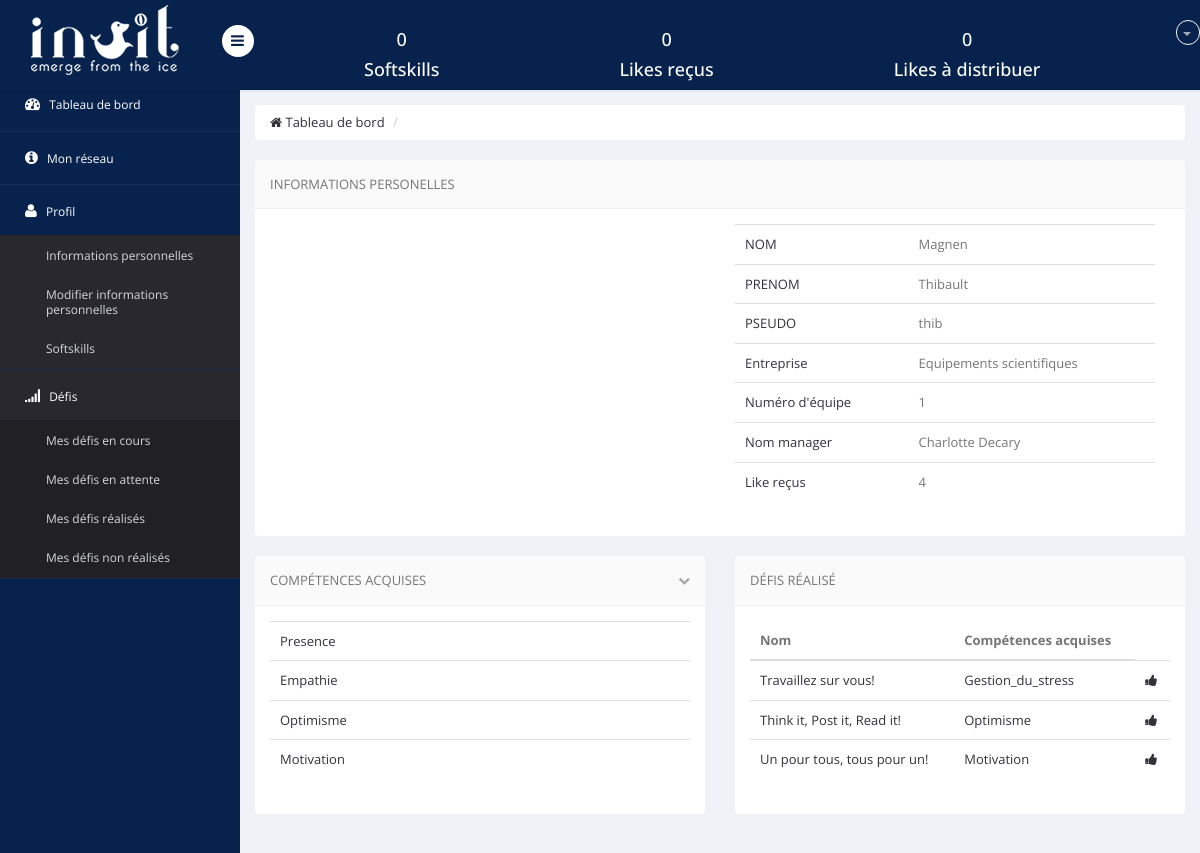
The app's page /profil_info.php?id=21 (signed in) with its own data.
### tables this page shows
CREATE TABLE `informations` (
  `id` int(10) NOT NULL,
  `likes_recus` int(11) NOT NULL,
  `likes_distrib` int(11) NOT NULL DEFAULT '0',
  `defis_realises` varchar(255) NOT NULL,
  `defis_en_cours` varchar(255) NOT NULL,
  `defis_non_realises` varchar(255) NOT NULL,
  `defis_en_attente` varchar(255) NOT NULL,
  `entreprise` text NOT NULL,
  `equipe` int(11) NOT NULL,
  `type` set('employe','administrateur','manager') NOT NULL,
  `prenom` text NOT NULL,
  `nom` text NOT NULL,
  `competences` varchar(255) NOT NULL,
  `photo` varchar(100) NOT NULL DEFAULT 'user.png',
  `username` varchar(10) NOT NULL,
  `password` varchar(30) NOT NULL,
  `competences_acquises` varchar(255) NOT NULL,
  `date_ech_defis_en_cours` date DEFAULT NULL
);

CREATE TABLE `defis` (
  `id` int(11) NOT NULL,
  `nom` text NOT NULL,
  `resume` longtext NOT NULL,
  `competences_acquises` set('Optimisme','Confiance','Sociabilite','Empathie','Communication','Efficacite','Gestion_du_stress','Creativite','Audace','Motivation','Visualisation','Présence','Adaptabilite','Curiosite','Disponibilite') NOT NULL,
  `duree` int(11) NOT NULL,
  `importance` int(11) NOT NULL
);

### profil_info.php (the view, shortened to what this page needs)
<?php
include("include/header.inc.php");
include("include/menu_haut.inc.php");
include("include/menu_gauche.inc.php");
$id=$_GET['id'];
require_once 'include/db.php';
$req=$pdo->prepare('SELECT * FROM informations WHERE id = ?');
      $req->execute([$id]);
      $mec=$req->fetch();
$req=$pdo->prepare('SELECT * FROM informations WHERE (entreprise=? AND equipe=? AND type=?)');
$req->execute([$mec->entreprise,$mec->equipe,"manager"]);
$manager=$req->fetch();
$req=$pdo->prepare('SELECT * FROM informations WHERE id = ?');
      $req->execute([$_SESSION['auth']->id]);
      $moi=$req->fetch();
$like_a_distrib=$moi->likes_distrib;
?>
  <body>
    <section id="main-content">
        <section class="wrapper">
        <div class="row">
                <div class="col-md-12">
                    <ul class="breadcrumb">
                        <li><a href="tableau_de_bord.php"><i class="fa fa-home"></i> Tableau de bord</a></li>
                        <li class="active"></li>
                    </ul>
                </div>
            </div>
            <div class="row">
              <div class="col-lg-12">
                <section class="panel">
                  <header class="panel-heading">
                    Informations personelles
                  </header>
                  <div class="panel-body">
                    <div class="col-lg-6">
                    </div>
                    <div class="col-lg-6">
                        <table class="table">
                            <tr>
                                <td><a href="#">NOM</a></td>
                                <td>
                                    <?php echo($mec->nom)?>
                                </td>
                            </tr>
                            <tr>
                                <td><a href="#">PRENOM</a></td>
                                <td>
                                    <?php echo($mec->prenom)?>
                                </td>
                            </tr>
                            <tr>
                                <td><a href="#">PSEUDO</a></td>
                                <td><?php echo($mec->username)?>
                                </td>
                            </tr>
                            <tr>
                                <td><a href="#">Entreprise</a></td>
                                <td><?php echo($mec->entreprise)?>
                                </td>
                            </tr>
                            <tr>
                                <td><a href="#">Numéro d'équipe</a></td>
                                <td><?php echo($mec->equipe)?>
                                </td>
                            </tr>
                            <tr>
                                <td><a href="#">Nom manager</a></td>
                                <td><?php echo($manager->prenom.' '.$manager->nom)?>
                                </td>
                            </tr>
                            <tr>
                                <td><a href="#">Like reçus</a></td>
                                <td><?php echo($mec->likes_recus)?>
                                </td>
                            </tr>
                        </table>
                    </div>
                </div>
                 </section>
              </div>
            <div class="col-lg-6">
                <section class="panel">
                    <header class="panel-heading">
                        Compétences Acquises
                        <span class="tools pull-right">
                            <a href="javascript:;" class="fa fa-chevron-down"></a>
                         </span>
                    </header>
                    <div class="panel-body">
                        <table class="table  table-hover general-table">
                            <tbody>
                                    <?php $competences=$mec->competences_acquises;
                                    $comp=explode(",", $competences);
                                     if(!empty($competences)){
                                     foreach($comp as $c): ?>
                                       <tr>
                                       <td><a ><?php echo $c; ?></a></td>
                                        </tr>
                                    <?php endforeach;
                                    }
                                    else{?>
                                    <tr>
                                       <td><a >Pas de compétences acquises</a></td>
                                        </tr>
                                    <?php }?>
                                </tbody>
                        </table>
                    </div>
                </section>
            </div>
    <div class="col-lg-6">
                <section class="panel">
                    <header class="panel-heading">
                        Défis réalisé
                    </header>
                    <div class="panel-body">
                        <table class="table  table-hover general-table">
                            <thead>
                            <tr>
                                <th> Nom</th>                                <th>Compétences acquises</th>
                            </tr>
                            </thead>
                           <tbody>
                                <?php
                                $defis=$mec->defis_realises;
                                if(!empty($defis)){
                                    $int=explode(",", $defis);
                                    foreach($int as $def):
                                        $req=$pdo->prepare('SELECT * FROM defis WHERE id=?');
                                        $req->execute([$def]);
                                        $mon_def=$req->fetch();
                                        ?><tr>
                                          <td><a ><?php echo $mon_def->nom; ?></a></td>
                                          <td><a ><?php echo $mon_def->competences_acquises; ?></a></td>
                                          <?php if($like_a_distrib !='0'){?>
                                            <td><a href=<?php echo("liker_defis.php?id=".$id); ?>><i class="fa fa-thumbs-up"></i></a></td>
                                            <?php }?>
                                          </tr>
                                          <?php
                                    endforeach;
                                }else{?>
                                    <tr>
                                       <td><a >Pas de défis réalisés</a></td>
                                    </tr><?php
                                }?>
                            </tbody>
                        </table>
                    </div>
                </section>
            </div>
        </section>
    </section>
</section>
  </body>
</html>

### records on screen
informations: nom "Magnen", prenom "Thibault", username "thib", entreprise "Equipements scientifiques", equipe "1", likes_recus "4", competences_acquises "Presence", competences_acquises "Empathie", competences_acquises "Optimisme", competences_acquises "Motivation"
informations: prenom "Charlotte", nom "Decary"
defis: nom "Travaillez sur vous!", competences_acquises "Gestion_du_stress"
defis: nom "Think it, Post it, Read it!", competences_acquises "Optimisme"
defis: nom "Un pour tous, tous pour un!", competences_acquises "Motivation"

### other values on screen
$nb_comp "0"
$nb_like_recus "0"
$nb_like_distrib "0"
